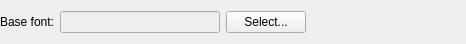
<?xml version="1.0" encoding="UTF-8"?>
<ui version="4.0">
 <class>SettingsUI</class>
 <widget class="QWidget" name="SettingsUI">
  <property name="geometry">
   <rect>
    <x>0</x>
    <y>0</y>
    <width>466</width>
    <height>43</height>
   </rect>
  </property>
  <property name="windowTitle">
   <string>Form</string>
  </property>
  <layout class="QVBoxLayout" name="verticalLayout">
   <property name="leftMargin">
    <number>0</number>
   </property>
   <property name="rightMargin">
    <number>0</number>
   </property>
   <item>
    <layout class="QHBoxLayout" name="horizontalLayout">
     <item>
      <widget class="QLabel" name="label_8">
       <property name="text">
        <string>Base font:</string>
       </property>
      </widget>
     </item>
     <item>
      <widget class="QLineEdit" name="settFontEdit">
       <property name="enabled">
        <bool>false</bool>
       </property>
      </widget>
     </item>
     <item>
      <widget class="QPushButton" name="settFontButton">
       <property name="text">
        <string>Select...</string>
       </property>
      </widget>
     </item>
     <item>
      <spacer name="horizontalSpacer_9">
       <property name="orientation">
        <enum>Qt::Horizontal</enum>
       </property>
       <property name="sizeHint" stdset="0">
        <size>
         <width>40</width>
         <height>20</height>
        </size>
       </property>
      </spacer>
     </item>
    </layout>
   </item>
  </layout>
 </widget>
 <resources/>
 <connections/>
</ui>
